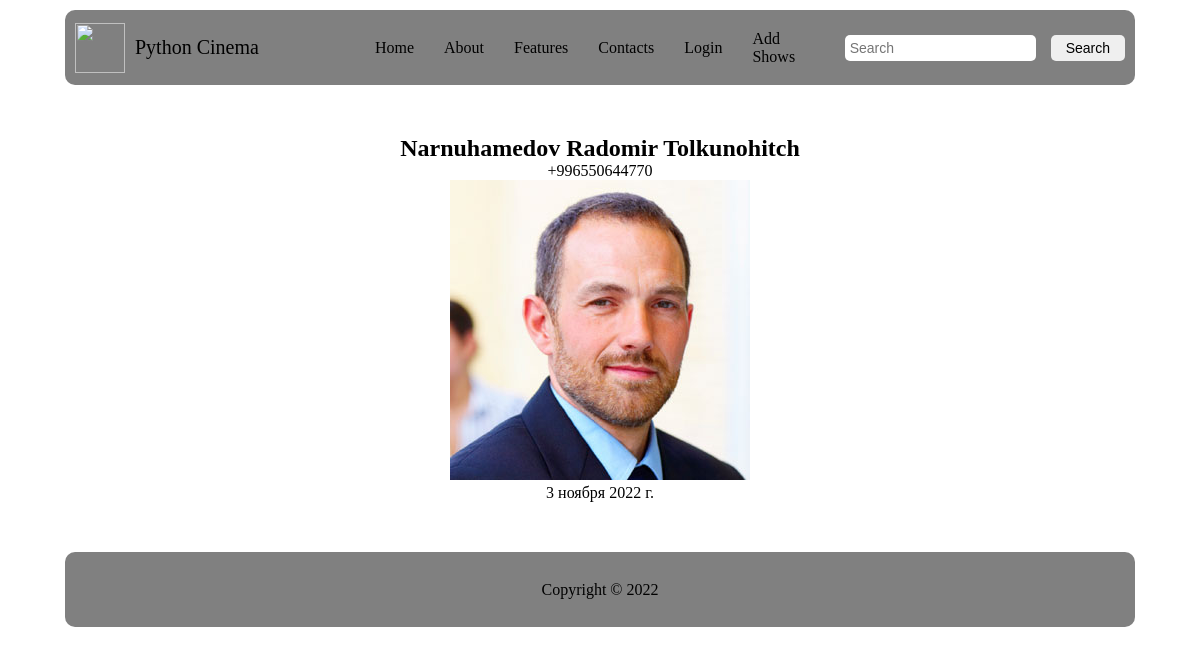
/contacts/, run on the app's committed database.
### tvshow/models.py (models this page shows, shortened)
class Contact(models.Model):
    director = models.CharField(max_length=60)
    phone_number = models.CharField(max_length=20)
    image = models.ImageField(upload_to='')
    work_years = models.DateField()

### tvshow/views.py (the view)
# urls.py: path('contacts/', views.contact, name='contact'),
def contact(request):
    contacts = models.Contact.objects.all()
    return render(request, 'contacts.html', {'contacts': contacts})

### templates/contacts.html (shortened to what this page needs)
<!DOCTYPE html>
{% load static %}
<html lang="en">
<head>
    <link rel="stylesheet" href="{% static 'css/style.css' %}">
</head>
<body>
<div class="container">
    <header class="header">
        <div class="header__logo">
            <img src="https://cdn4.iconfinder.com/data/icons/scripting-and-programming-languages/512/Python_logo-512.png">
            <p>Python Cinema</p>
        </div>
        <div class="header__links">
            <a href="/">Home</a>
            <a href="/about_us/">About</a>
            <a href="#">Features</a>
            <a href="/contacts/">Contacts</a>
            <a href="/admin/">Login</a>
            <a href="/add-shows/">Add Shows</a>
        </div>
        <div class="header__search">
            <input placeholder="Search">
            <button class="button">Search</button>
        </div>
    </header>
    <main class="main">
        <section class="posts">
            <center>
            {% for i in contacts %}
<h1>{{i.director}}</h1>
<p>{{i.phone_number}}</p>
<img src="{{i.image.url}}" alt="">
<p>{{i.work_years}}</p>
{%endfor%}
                </center>
        </section>
    </main>
    <footer class="footer">
        <p>Copyright © 2022</p>
    </footer>
</div>
</body>
</html>

### static/css/style.css (style rules this page uses)
* { margin: 0; padding: 0; box-sizing: border-box; }
.container { max-width: 1100px; margin-left: auto; margin-right: auto; padding-left: 15px; padding-right: 15px; }
.button { max-width: 100px; padding: 5px 15px; border: none; font-size: 14px; border-radius: 5px; }
a { text-decoration: none; color: black; cursor: pointer; }
input, button { cursor: pointer; }
header { margin-top: 10px; margin-bottom: 50px; }
.header { min-height: 75px; display: grid; grid-template-columns: 1fr 1fr 1fr; background-color: grey; padding: 10px; border-radius: 10px; }
.header__logo { display: flex; justify-content: flex-start; align-items: center; }
.header__logo img { width: 50px; height: 50px; margin-right: 10px; }
.header__logo p { font-size: 20px; }
.header__links { display: flex; justify-content: center; align-items: center; }
.header__links a { margin-right: 30px; }
.header__search { display: flex; justify-content: flex-end; align-items: center; }
.header__search input { margin-right: 15px; padding: 5px; border: none; font-size: 14px; border-radius: 5px; }
footer { margin-top: 50px; margin-bottom: 10px; }
.footer { min-height: 75px; display: flex; justify-content: center; align-items: center; background-color: grey; padding: 10px; border-radius: 10px; }
img:nth-child(1) { animation-delay:12s }
img:nth-child(3) { animation-delay:4s }

### data on the page
Contact: director "Narnuhamedov Radomir Tolkunohitch", phone_number "+996550644770", image (picture), work_years "3 ноября 2022 г."
